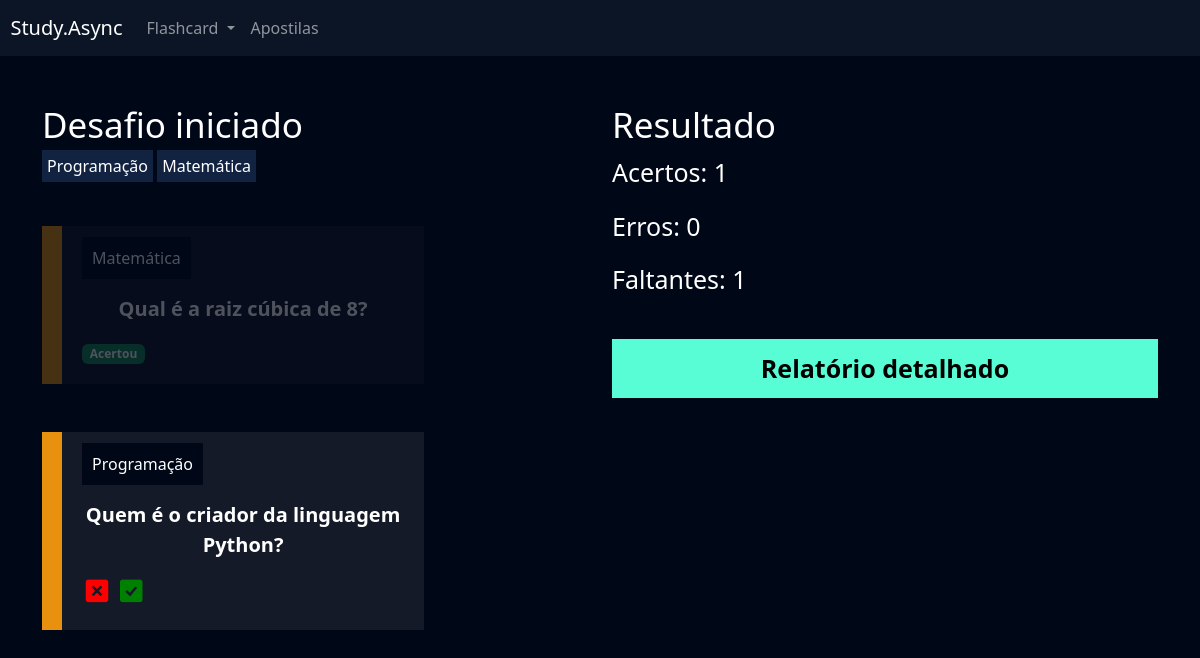
The page /flashcard/desafio/11 (signed in) on the database its author committed.
### flashcard/models.py (models this page shows, shortened)
class FlashcardDesafio(models.Model):
    flashcard = models.ForeignKey(Flashcard, on_delete=models.DO_NOTHING)
    respondido = models.BooleanField(default=False)
    acertou = models.BooleanField(default=False)

class Flashcard(models.Model):
    DIFICULDADE_CHOICES = (('D', 'Difícil'), ('M', 'Médio'), ('F', 'Fácil'))
    user = models.ForeignKey(User, on_delete=models.DO_NOTHING)
    pergunta = models.CharField(max_length=100)
    resposta = models.TextField()
    categoria = models.ForeignKey(Categoria, on_delete=models.DO_NOTHING)
    dificuldade = models.CharField(max_length=1, choices=DIFICULDADE_CHOICES)
    @property
    def css_dificuldade(self):
        if self.dificuldade == 'F':
            return 'flashcard-facil'
        elif self.dificuldade == 'M':
            return 'flashcard-medio'
        elif self.dificuldade == 'D':
            return 'flashcard-dificil'

class Categoria(models.Model):
    nome = models.CharField(max_length=20)
    def __str__(self):
        return self.nome

### flashcard/views.py (the view)
# urls.py: path('desafio/<int:id>', views.desafio, name='desafio'),
def desafio(request, id):
    desafio = Desafio.objects.get(id=id)
    if not desafio.user == request.user:
        raise Http404()
    if request.method == 'GET':
        acertos = desafio.flashcards.filter(respondido=True).filter(acertou=True).count()
        erros = desafio.flashcards.filter(respondido=True).filter(acertou=False).count()
        faltantes = desafio.flashcards.filter(respondido=False).count()
        return render(request,'desafio.html',{'desafio': desafio, 'acertos': acertos, 'erros': erros, 'faltantes': faltantes})

### flashcard/templates/desafio.html (shortened to what this page needs)
{% extends "base.html" %}
{% load static %}
{% block 'cabecalho' %}
    <link href="{% static 'usuarios/css/cadastro.css' %}" rel="stylesheet">
    <link href="{% static 'flashcard/css/novo_flashcard.css' %}" rel="stylesheet">
    <link href="{% static 'flashcard/css/iniciar_desafio.css' %}" rel="stylesheet">
    <link href="{% static 'flashcard/css/desafio.css' %}" rel="stylesheet">
    <link href='https://unpkg.com/boxicons@2.1.4/css/boxicons.min.css' rel='stylesheet'>
{% endblock 'cabecalho' %}
{% block 'conteudo' %}
    {% include "partials/header.html" %}
    <div class="container">
        <br>
        <br>
        <div class="row">
            <div class="col-md">
                <h3 class="fonte-secundaria" >Desafio iniciado</h3>
                <span class="badge-categoria">Programação</span>
                <span class="badge-categoria" >Matemática</span>
                <br>
                <br>
                <br>
                {% for flash in desafio.flashcards.all %}
                    <div class="box-new-flashcard {% if flash.respondido %}op2{% endif %}">
                        <div class="flashcard {{flash.flashcard.css_dificuldade}}">
                            <div class="flashcard-categoria">
                                {{flash.flashcard.categoria}}
                            </div>
                            <br>
                            <br>
                            <div class="flashcard-box-item" onclick="flip_card({{flash.id}})">
                                <p class="flashcard-item">{{flash.flashcard.pergunta}}</p>
                            </div>
                            {% if not flash.respondido %}
                                <div class="responder">
                                    <a href="{% url 'responder_flashcard' flash.id %}?acertou=0&desafio_id={{desafio.id}}"><i class='bx bxs-x-square icone-vermelho'></i></a>
                                    <a href="{% url 'responder_flashcard' flash.id %}?acertou=1&desafio_id={{desafio.id}}"><i class='bx bxs-check-square icone-verde'></i></a>
                                </div>
                            {% else %}
                                {% if flash.acertou %}
                                    <span class="badge bg-success">Acertou</span>
                                {% else %}
                                    <span class="badge bg-danger">Errou</span>
                                {% endif%}
                            {% endif %}
                        </div>
                    </div>
                    <br>
                    <br>
                {% endfor %}
            </div>
            <div class="col-md">
                <h3 class="fonte-secundaria">Resultado</h3>
                <p class="fonte-p">Acertos: {{acertos}}</p>
                <p class="fonte-p">Erros: {{erros}}</p>
                <p class="fonte-p">Faltantes: {{faltantes}}</p>
                <br>
                <a class="btn-cadastro btn-desafio" href="{% url 'relatorio' desafio.id %}">Relatório detalhado</a>            </div>
        </div>
    </div>
    {% endblock 'conteudo' %}

### templates/static/geral/css/base.css (style rules this page uses)
:root { --main-color: #0b1526; --dark-color: #000716; --secondary-dark-color: rgb(15, 2, 26); --light-color: #00c1f3; --contrast-color: #f4c96b; --differential-color: #58fcd5; }
body { background-color: var(--dark-color) !important; color: white !important; }

### templates/static/usuarios/css/cadastro.css (style rules this page uses)
* { margin: 0; padding: 0; }
.btn-cadastro { padding: 10px; background-color: #58fcd5; border: none; border: 1px solid #58fcd5; font-size: 18px; font-weight: bold; padding-left: 25px; padding-right: 25px; }

### templates/static/flashcard/css/novo_flashcard.css (style rules this page uses)
.box-new-flashcard { width: 70%; margin: auto; }
.flashcard { background-color: rgba(255, 255, 255, .08); padding: 20px; }
.flashcard-box-item { text-align: center; }
.flashcard p { font-size: 20px; font-weight: bold; cursor: pointer; }
.flashcard-medio { border-left: 20px solid #E8910E; }
.flashcard-categoria { background-color: var(--dark-color); display: inline; padding: 10px; }

### templates/static/flashcard/css/iniciar_desafio.css (style rules this page uses)
.fonte-secundaria { font-size: 35px; }

### templates/static/flashcard/css/desafio.css (style rules this page uses)
.badge-categoria { padding: 5px; background-color: #122342; }
.box-new-flashcard { margin: 0; }
.icone-vermelho { color:red; font-size: 30px; }
.icone-verde { color:green; font-size: 30px; }
.op2 { opacity: .3; }
.fonte-p { font-size: 25px; }
.btn-desafio { width: 100% !important; color: black; text-decoration: none; display: block; text-align: center; font-size: 25px; }

### rows shown on the page
FlashcardDesafio: flashcard.categoria "Matemática", flashcard.pergunta "Qual é a raiz cúbica de 8?", respondido "Acertou"
FlashcardDesafio: flashcard.categoria "Programação", flashcard.pergunta "Quem é o criador da linguagem Python?"

### other values the page prints
{{ acertos }} "1"
{{ erros }} "0"
{{ faltantes }} "1"
